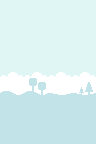

A 2D game scene composited from a Tiled map and its tileset images. What follows is a short description and the map's XML, with every tile layer's data as written:
An orthogonal 4x6 tile map with 24x24 px tiles, 1 tile layer (Tile Layer 1).

<map version="1.10" tiledversion="1.11.2" orientation="orthogonal" renderorder="right-down" width="4" height="6" tilewidth="24" tileheight="24" infinite="0" nextlayerid="2" nextobjectid="1">
 <editorsettings>
  <export target="platformer-level-1_background.tmj" format="json" />
 </editorsettings>
 <tileset firstgid="1" name="kenney_tilemap-backgrounds_packed" tilewidth="24" tileheight="24" tilecount="24" columns="8">
  <image source="tilemap-backgrounds_packed.png" width="192" height="72" />
 </tileset>
 <layer id="1" name="Tile Layer 1" width="4" height="6">
  <data encoding="csv">
1,2,3,4,
1,2,3,4,
1,2,3,4,
9,10,11,12,
17,18,19,20,
17,18,19,20
</data>
 </layer>
</map>
